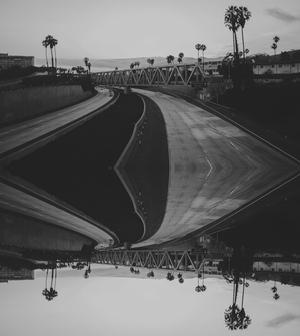
%> input picture 6th_sem/jimut-matlab/mat/mat/im_Refx.jpg (made grey), 300 x 336 px, given in place of jim_223.jpg, which was not available
$ octave get_big_img.m   (GNU Octave 9; MATLAB toolbox functions it lacks are replaced by stand-ins)
%> lines starting %> are read from the running program, lines starting %| are printed output that depends on the picture; pictures that were not available may be replaced by others from this repository, and a replacement may not be noted
im_fn = 'jim_223.jpg';
x = imread(im_fn);
%> x is the input picture: size 336x300 uint8; min 3, max 215, mean 101.1
[r,c,d] = size(x);
%> r = 336; c = 300; d = 1
y=x;
%imshow(y);
%input('Enter any key !','s');

im_fn = 'jim_bw.jpg';
x = imread(im_fn);
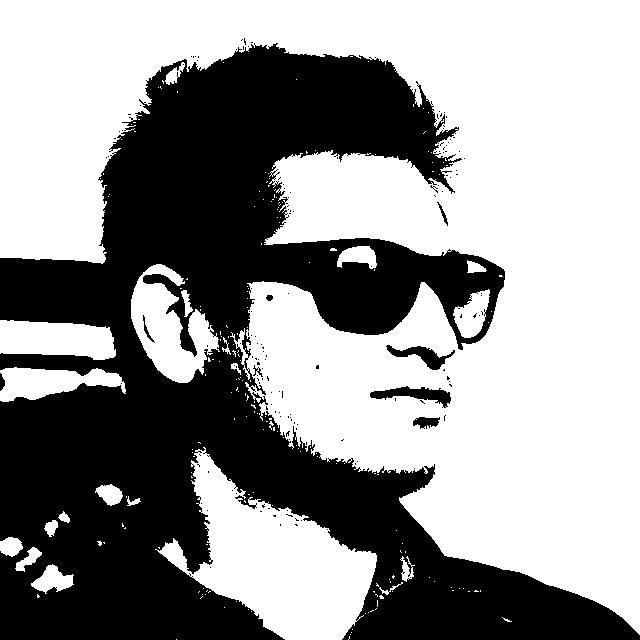
%> input picture 6th_sem/jimut-matlab/mat/mat/jim_bw.jpg, 640 x 640 px
%> x is the input picture: size 640x640 uint8; min 0, max 255, mean 149.6
y(1:r,c+1:2*c,1:d) = x(1:r,1:c,1:d);
%imshow(y);
%input('Enter any key !','s');

im_fn = 'jim_fe_1.jpg';
x = imread(im_fn);
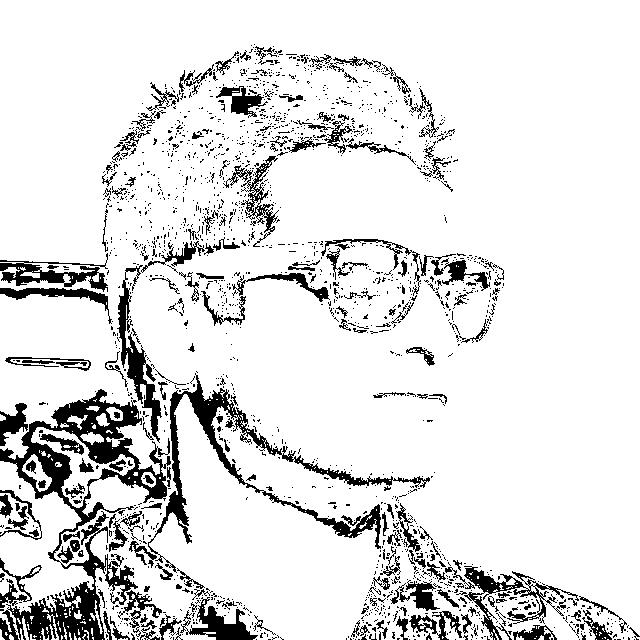
%> input picture 6th_sem/jimut-matlab/mat/mat/jim_fe_1.jpg, 640 x 640 px
%> x is the input picture: size 640x640x3 uint8; min 0, max 255, mean 223.9
y(1:r,2*c+1:3*c,1:d) = x(1:r,1:c,1:d);
%> y: size 336x900 uint8
%imshow(y);
%input('Enter any key !','s');

im_fn = 'jim_rbg_kb.jpg';
x = imread(im_fn);
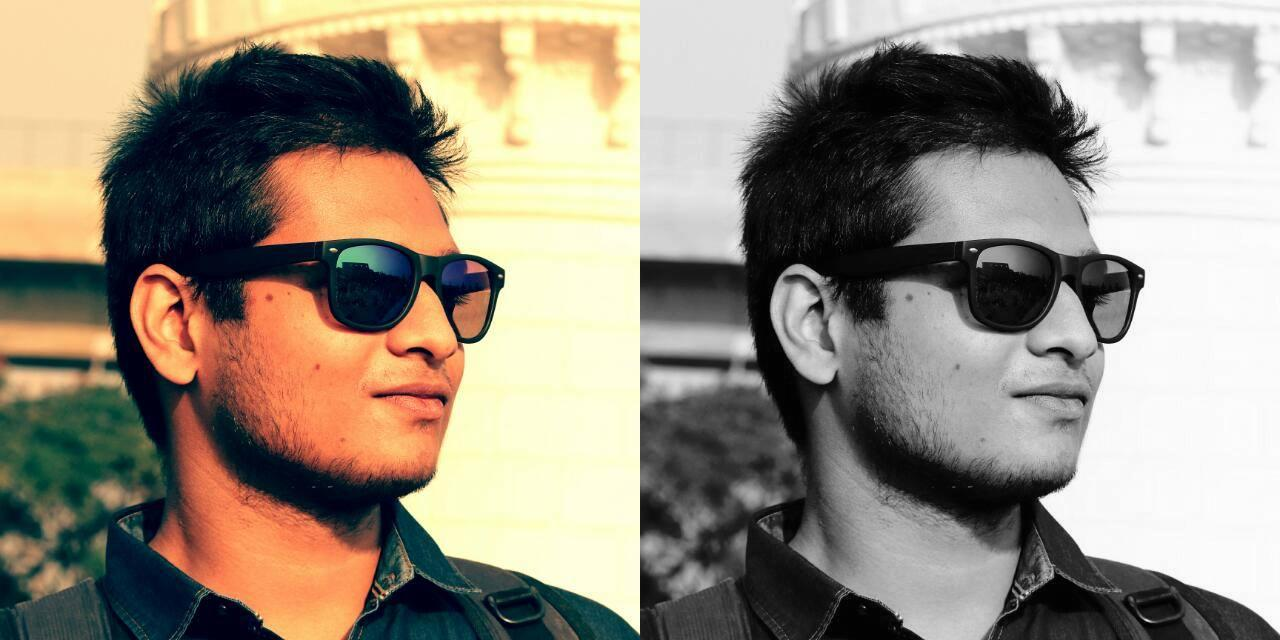
%> input picture 6th_sem/jimut-matlab/mat/mat/jim_rbg_kb.jpg, 1280 x 640 px
%> x is the input picture: size 640x1280x3 uint8; mean R, G, B 151.2, 141.1, 126.5
y(1:r,3*c+1:4*c,1:d) = x(1:r,1:c,1:d);
%> y: size 336x1200 uint8
%imshow(y);
%input('Enter any key !','s');

im_fn = 'jim_ttfe.jpg';
x = imread(im_fn);
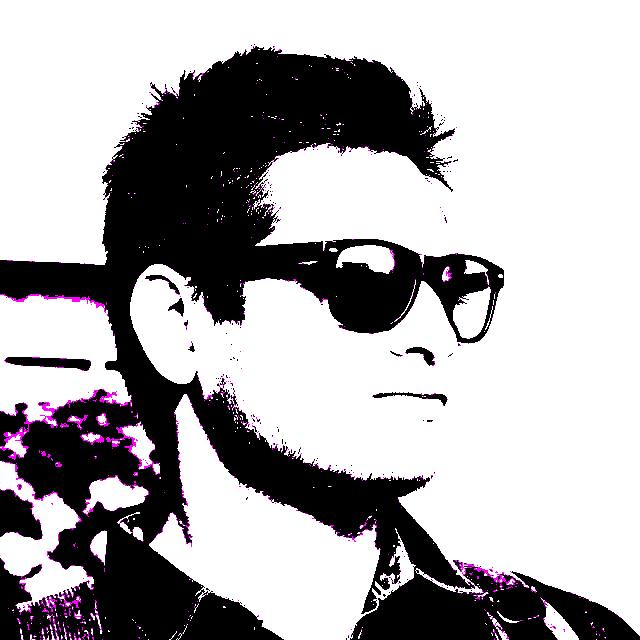
%> input picture 6th_sem/jimut-matlab/mat/mat/jim_ttfe.jpg, 640 x 640 px
%> x is the input picture: size 640x640x3 uint8; mean R, G, B 174, 171.8, 173.9
y(r+1:2*r,1:c,1:d) = x(1:r,1:c,1:d);
%> y: size 672x1200 uint8
%imshow(y);
%input('Enter any key !','s');

im_fn = 'jjj_fe2.jpg';
x = imread(im_fn);
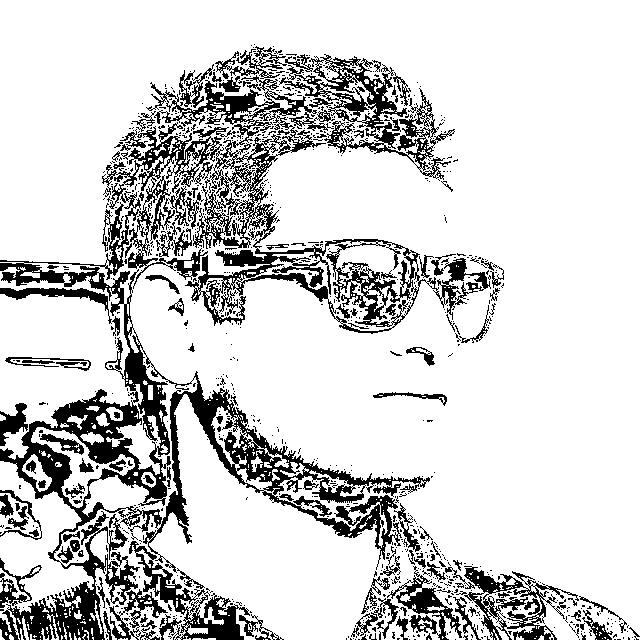
%> input picture 6th_sem/jimut-matlab/mat/mat/jjj_fe2.jpg, 640 x 640 px
%> x is the input picture: size 640x640x3 uint8; min 0, max 255, mean 209
y(r+1:2*r,c+1:2*c,1:d) = x(1:r,1:c,1:d);
%> y: size 672x1200 uint8; min 0, max 255, mean 118.1
%imshow(y);
%input('Enter any key !','s');

im_fn = 'jim_feee.jpg';
x = imread(im_fn);
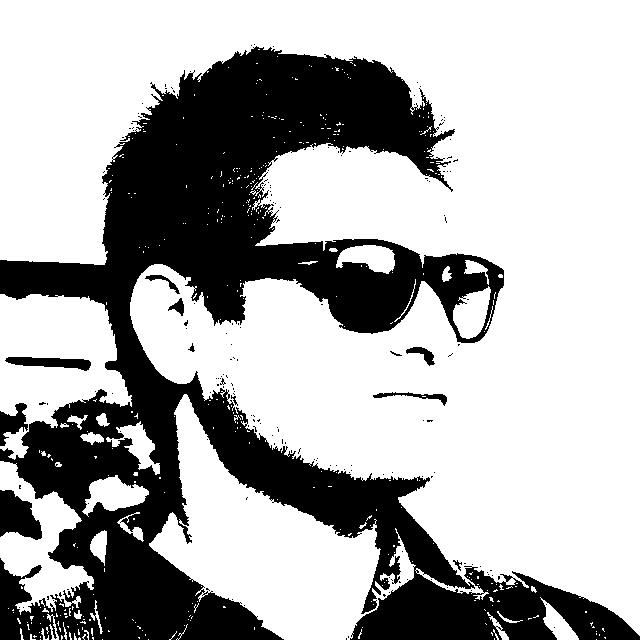
%> input picture 6th_sem/jimut-matlab/mat/mat/jim_feee.jpg, 640 x 640 px
%> x is the input picture: size 640x640x3 uint8; min 0, max 255, mean 174.3
y(r+1:2*r,2*c+1:3*c,1:d) = x(1:r,1:c,1:d);
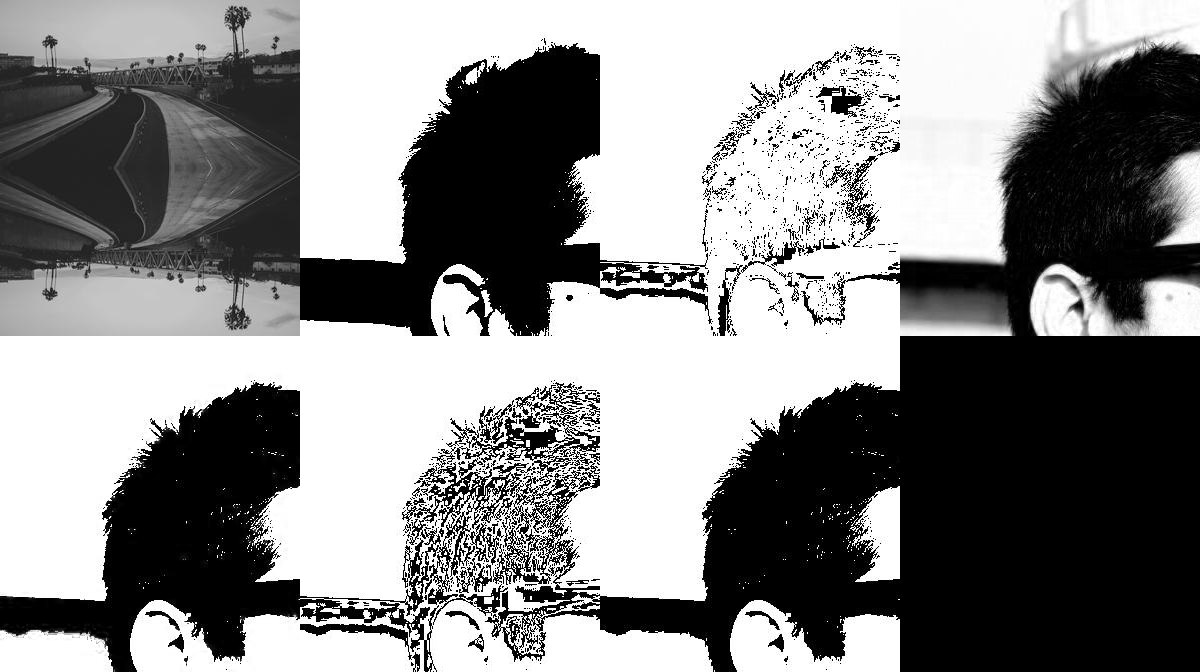
%> y: size 672x1200 uint8; min 0, max 255, mean 136.8
%imshow(y);
%input('Enter any key !','s');

im_fn = 'jim.jpg';
%> (the run ends here)
